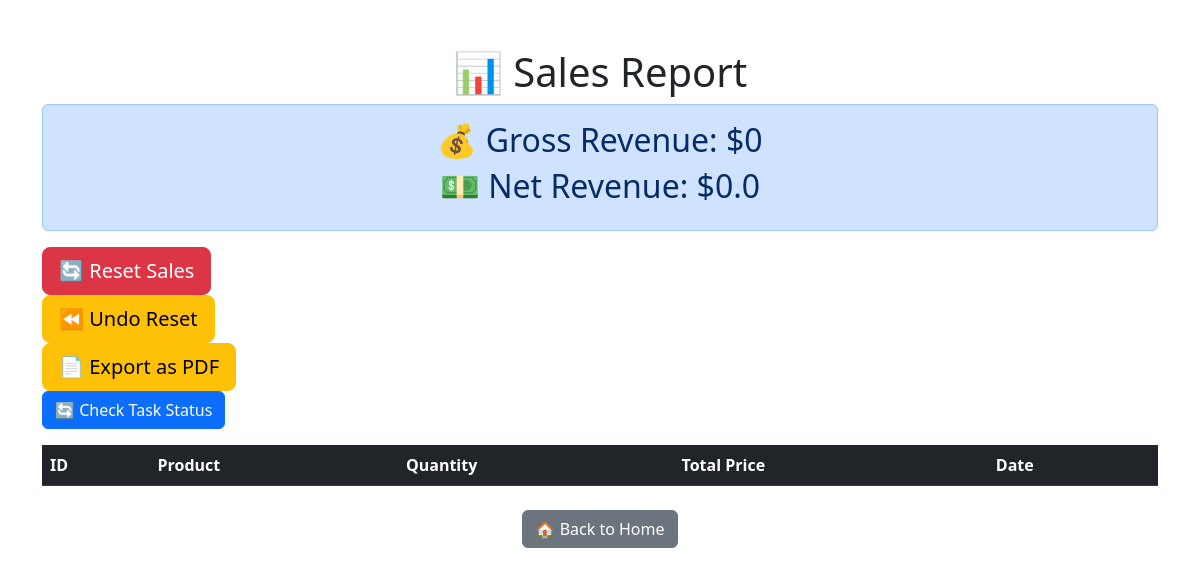
Page /sales_report (signed in) on the earlier database version.
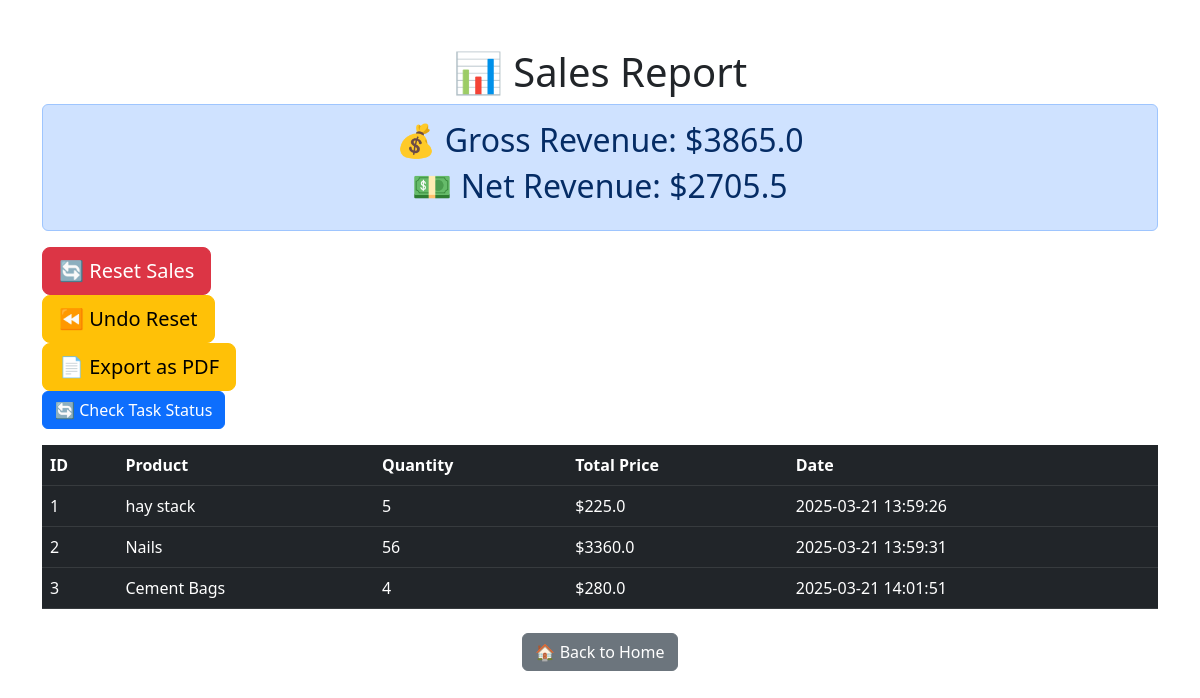
Same page on the later database version.
### app.py (models this page shows)
class Sale(db.Model):
    id = db.Column(db.Integer, primary_key=True)
    product_id = db.Column(db.Integer, db.ForeignKey("product.id"), nullable=False)
    quantity = db.Column(db.Integer, nullable=False)
    total_price = db.Column(db.Float, nullable=False)
    timestamp = db.Column(db.DateTime, default=db.func.current_timestamp())
    product = db.relationship("Product", backref=db.backref("sales", lazy=True))

class Product(db.Model):
    id = db.Column(db.Integer, primary_key=True)
    name = db.Column(db.String(100), nullable=False)
    price = db.Column(db.Float, nullable=False)
    stock = db.Column(db.Integer, nullable=False)

### app.py (the view)
@app.route("/sales_report")
@login_required
def sales_report():
    if current_user.role != "admin":
        flash("Access Denied!", "danger")
        return redirect(url_for("cashier_dashboard"))
    sales = Sale.query.all()
    gross_revenue = sum(sale.total_price for sale in sales)
    cost_percentage = 0.30
    net_revenue = gross_revenue * (1 - cost_percentage)
    task_id = None  # 🔹 Placeholder: Replace with actual Celery task ID when implemented
    return render_template("sales_report.html",
                           sales=sales,
                           gross_revenue=gross_revenue,
                           net_revenue=net_revenue,
                           task_id=task_id)

### app.py (called while the page is built)
@login_manager.user_loader
def load_user(user_id):
    return db.session.get(User, int(user_id))  # ✅ Correct for SQLAlchemy 2.0

### templates/sales_report.html (shortened to what this page needs)
<!DOCTYPE html>
<html lang="en">
<head>
    <link rel="stylesheet"
          href="https://cdn.jsdelivr.net/npm/bootstrap@5.3.0/dist/css/bootstrap.min.css">
</head>
<body class="container mt-5">
    {% block content %}
<h1 class="text-center">📊 Sales Report</h1>
<div class="alert alert-primary text-center">
    <h2>💰 Gross Revenue: ${{ gross_revenue }}</h2>
    <h2>💵 Net Revenue: ${{ net_revenue }}</h2>
</div>
<form action="{{ url_for('reset_sales') }}" method="POST">
    <button type="submit" class="btn btn-danger btn-lg"
            onclick="return confirm('Are you sure? This will delete all sales records!')">
        🔄 Reset Sales
    </button>
</form>
<form action="{{ url_for('undo_reset_sales') }}" method="POST">
    <button type="submit" class="btn btn-warning btn-lg">⏪ Undo Reset</button>
</form>
<form action="{{ url_for('export_sales_pdf') }}" method="GET">
    <button type="submit" class="btn btn-warning btn-lg">📄 Export as PDF</button>
</form>
<button onclick="checkStatus()" class="btn btn-primary">🔄 Check Task Status</button>
<table class="table table-dark table-hover">
    <thead>
        <tr>
            <th>ID</th><th>Product</th><th>Quantity</th><th>Total Price</th><th>Date</th>
        </tr>
    </thead>
    <tbody>
        {% for sale in sales %}
        <tr>
            <td>{{ sale.id }}</td>
            <td>{{ sale.product.name }}</td>
            <td>{{ sale.quantity }}</td>
            <td>${{ sale.total_price }}</td>
            <td>{{ sale.timestamp }}</td>
        </tr>
        {% endfor %}
    </tbody>
</table>
<div class="text-center mt-4">
    <a href="{{ url_for('home') }}" class="btn btn-secondary">🏠 Back to Home</a>
</div>
{% endblock %}
</body>
</html>

Differences in the rows shown:
added Sale: id "1", product.name "hay stack", quantity "5", total_price "225.0", timestamp "2025-03-21 13:59:26"
added Sale: id "2", product.name "Nails", quantity "56", total_price "3360.0", timestamp "2025-03-21 13:59:31"
added Sale: id "3", product.name "Cement Bags", quantity "4", total_price "280.0", timestamp "2025-03-21 14:01:51"
Other differences:
{{ gross_revenue }}: "0" → "3865.0"
{{ net_revenue }}: "0.0" → "2705.5"
